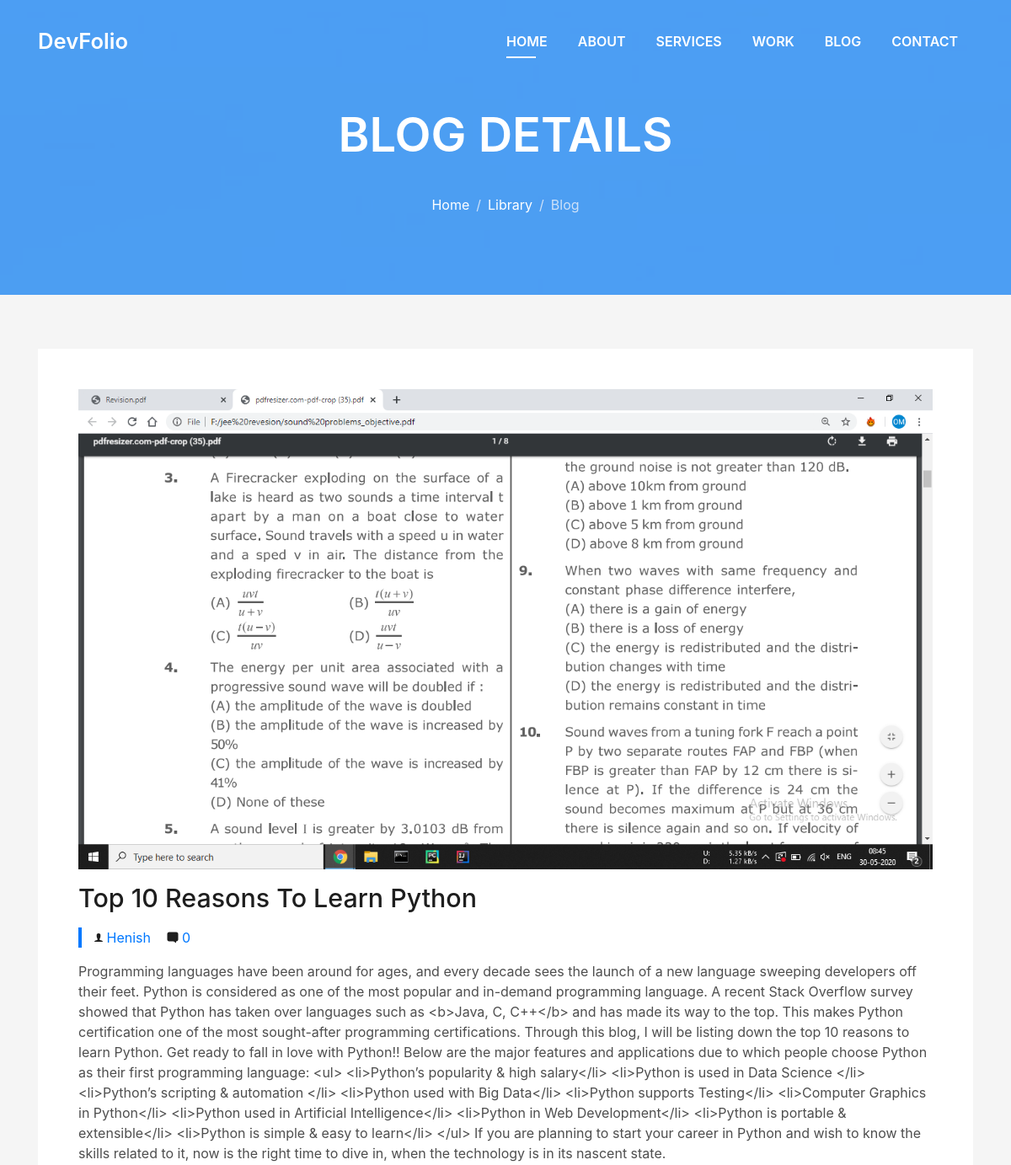
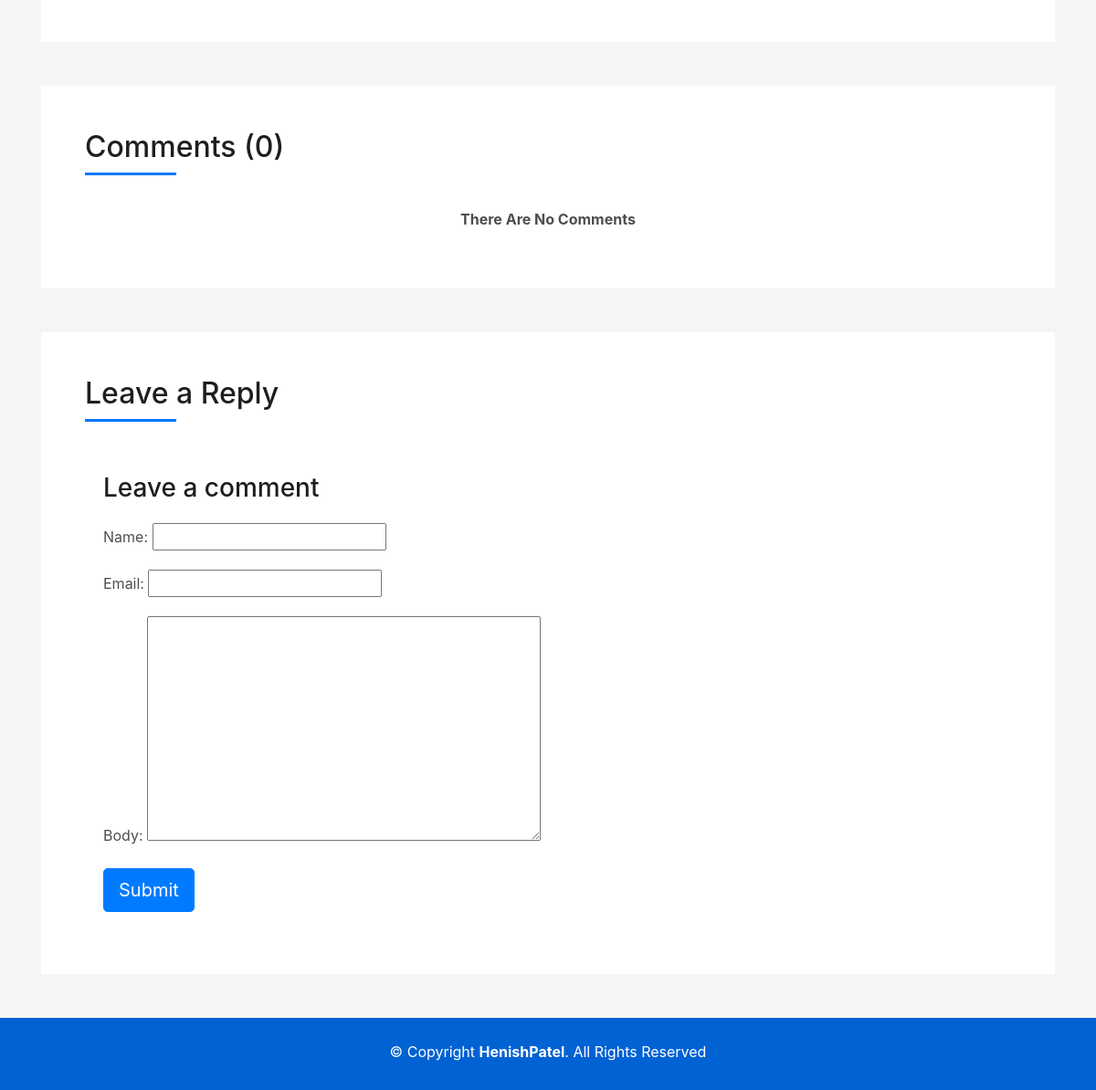
The app's page /blog/2/ with its own data (2 pictures, top to bottom).
### blog/models.py (models this page shows, shortened)
class BlogPage(models.Model):
    title = models.CharField(max_length=100)
    content = models.TextField()
    pub_date = models.DateTimeField(timezone.now())
    author = models.CharField(max_length=50)
    image = models.ImageField(upload_to='images/')

### blog/views.py (the view)
# urls.py: path('<int:blog_id>/', blog_single, name='blogsingle'),
def blog_single(request, blog_id):
    blog = get_object_or_404(models.BlogPage, pk=blog_id)
    comments = blog.comments.filter(active=True)
    total_comments = len(comments)
    new_comment = None
    if request.method == 'POST':
        comment_form = CommentForm(data=request.POST)
        if comment_form.is_valid():
            new_comment = comment_form.save(commit=False)
            new_comment.post = blog
            new_comment.save()
    else:
        comment_form = CommentForm()
    return render(request, 'blog/blog-single.html', {'blog': blog,
                                           'comments': comments,
                                           'new_comment': new_comment,
                                           'comment_form': comment_form,
                                           'comment_total': total_comments})

### blog/forms.py
class CommentForm(forms.ModelForm):
    class Meta:
        model = Comment
        fields = ('name', 'email', 'body')

### mainpage/templates/blog/blog-single.html (shortened to what this page needs)
<!DOCTYPE html>
<html lang="en">
<head>
</head>
  {% load static %}
  <body id="page-top">
  <link href="{% static 'mainpage/assets/vendor/bootstrap/css/bootstrap.min.css' %}" rel="stylesheet">
  <link href="{% static 'mainpage/assets/vendor/font-awesome/css/font-awesome.min.css' %}" rel="stylesheet">
  <link href="{% static 'mainpage/assets/vendor/ionicons/css/ionicons.min.css' %}" rel="stylesheet">
  <link href="{% static 'mainpage/assets/vendor/owl.carousel/assets/owl.carousel.min.css' %}" rel="stylesheet">
  <link href="{% static 'mainpage/assets/vendor/venobox/venobox.css' %}" rel="stylesheet">
  <link rel="stylesheet" href="{% static 'blog/maink.css' %}">
  <link href="{% static 'mainpage/assets/css/style.css' %}" rel="stylesheet">
  <nav class="navbar navbar-b navbar-trans navbar-expand-md fixed-top" id="mainNav">
    <div class="container">
      <a class="navbar-brand js-scroll" href="#page-top">DevFolio</a>
      <div class="navbar-collapse collapse justify-content-end" id="navbarDefault">
        <ul class="navbar-nav">
          <li class="nav-item">
            <a class="nav-link js-scroll active" href="{% url 'henish' %}">Home</a>
          </li>
          <li class="nav-item">
            <a class="nav-link js-scroll" href="#about">About</a>
          </li>
          <li class="nav-item">
            <a class="nav-link js-scroll" href="#service">Services</a>
          </li>
          <li class="nav-item">
            <a class="nav-link js-scroll" href="#work">Work</a>
          </li>
          <li class="nav-item">
            <a class="nav-link js-scroll" href="#blog">Blog</a>
          </li>
          <li class="nav-item">
            <a class="nav-link js-scroll" href="#contact">Contact</a>
          </li>
        </ul>
      </div>
    </div>
  </nav>
  <div class="intro intro-single route bg-image" style="background-image: url({% static 'mainpage/assets/img/overlay-bg.jpg' %})">
    <div class="overlay-mf"></div>
    <div class="intro-content display-table">
      <div class="table-cell">
        <div class="container">
          <h2 class="intro-title mb-4">Blog Details</h2>
          <ol class="breadcrumb d-flex justify-content-center">
            <li class="breadcrumb-item">
              <a href="{% url 'henish' %}">Home</a>
            </li>
            <li class="breadcrumb-item">
              <a href="{% url 'library' %}">Library</a>
            </li>
            <li class="breadcrumb-item active">Blog</li>
          </ol>
        </div>
      </div>
    </div>
  </div>
  <main id="main">
    <section class="blog-wrapper sect-pt4" id="blog">
      <div class="container">
        <div class="row">
          <div class="col-md-12">
            <div class="post-box">
              <div class="post-thumb">
                <img src="/media/{{ blog.image }}" class="img-fluid" alt="no image">
              </div>
              <div class="post-meta">
                <h1 class="article-title">{{ blog.title }}</h1>
                <ul>
                  <li>
                    <span class="ion-ios-person"></span>
                    <a href="#">{{ blog.author }}</a>
                  </li>
                  <li>
                    <span class="ion-chatbox"></span>
                    <a href="#">{{ comment_total }}</a>
                  </li>
                </ul>
              </div>
              <div class="article-content">
                {{ blog.content }}
              </div>
            </div>
            <div class="box-comments">
              <div class="title-box-2">
                <h4 class="title-comments title-left">Comments ({{ comment_total }})</h4>
              </div>
              {% if comments %}
              <ul class="list-comments">
                {% for comment in comments %}
                <li>
                  <div class="comment-avatar">
                    <i class="fa fa-user-edit"></i>
                  </div>
                  <div class="comment-details">
                    <h4 class="comment-author">{{ comment.name }}</h4>
                    <span>{{ comment.created_on }}</span>
                    <p>
                      {{ comment.body | linebreaks }}
                    </p>
                  </div>
                </li>
                {% endfor %}
              </ul>
              {% else %}
              <p style="font-size: medium; font-weight: bold; text-align: center;">There Are No Comments</p>
              {% endif %}
            </div>
            <div class="form-comments">
              <div class="title-box-2">
                <h3 class="title-left">
                  Leave a Reply
                </h3>
              </div>
              <div class="card-body">
                {% if new_comment %}
                <div class="alert alert-success" role="alert">
                  Your comment is awaiting moderation
                </div>
                {% else %}
                <h3>Leave a comment</h3>
                <form method="post" style="margin-top: 1.3em;">
                  {{ comment_form.as_p }}
                  <button type="submit" class="btn btn-primary  btn-lg">Submit</button>
                </form>
                {% endif %}
              </div>
            </div>
          </div>
        </div>
      </div>
    </section>
  </main>
  <footer>
    <div class="container">
      <div class="row">
        <div class="col-sm-12">
          <div class="copyright-box">
            <p class="copyright">&copy; Copyright <strong>HenishPatel</strong>. All Rights Reserved</p>
          </div>
        </div>
      </div>
    </div>
  </footer>
</body>
</html>

### mainpage/static/mainpage/assets/css/style.css (style rules this page uses)
body { background-color: #f5f5f5; color: #4e4e4e; }
h1, h2, h3, h4, h5, h6 { color: #1e1e1e; }
a { color: #1e1e1e; transition: all 0.5s ease-in-out; }
.bg-image { background-repeat: no-repeat; background-attachment: fixed; background-size: cover; background-position: center center; }
.overlay-mf { background-color: #0078ff; }
.overlay-mf { position: absolute; top: 0; left: 0px; padding: 0; height: 100%; width: 100%; opacity: .7; }
.display-table { width: 100%; height: 100%; display: table; }
.table-cell { display: table-cell; vertical-align: middle; }
.sect-pt4 { padding-top: 4rem; }
.title-box-2 { margin-bottom: 3rem; }
.title-left { font-size: 2rem; position: relative; }
.title-left:before { content: ''; position: absolute; height: 3px; background-color: #0078ff; width: 100px; bottom: -12px; }
.ul-resect, .socials ul, .list-ico, .blog-wrapper .post-meta ul, .box-comments .list-comments, .widget-sidebar .list-sidebar, .widget-tags ul { list-style: none; padding-left: 0; margin-bottom: 0; }
.btn-lg { padding: .5rem 1rem; font-size: 1.25rem; line-height: 1.5; border-radius: .3rem; }
.navbar-b { transition: all .5s ease-in-out; background-color: transparent; padding-top: 1.563rem; padding-bottom: 1.563rem; }
.navbar-b.navbar-trans .nav-item, .navbar-b.navbar-reduce .nav-item { position: relative; padding-right: 10px; padding-left: 0; }
@media (min-width: 768px) { .navbar-b.navbar-trans .nav-item, .navbar-b.navbar-reduce .nav-item { padding-left: 10px; } }
.navbar-b.navbar-trans .nav-link, .navbar-b.navbar-reduce .nav-link { color: #fff; text-transform: uppercase; font-weight: 600; }
.navbar-b.navbar-trans .nav-link:before, .navbar-b.navbar-reduce .nav-link:before { content: ''; position: absolute; margin-left: 0px; width: 0%; bottom: 0; left: 0; height: 2px; transition: all 500ms ease; }
@media (min-width: 768px) { .navbar-b.navbar-trans .nav-link:before, .navbar-b.navbar-reduce .nav-link:before { margin-left: 18px; } }
.navbar-b.navbar-trans .show > .nav-link:before, .navbar-b.navbar-trans .active > .nav-link:before, .navbar-b.navbar-trans .nav-link.show:before, .navbar-b.navbar-trans .nav-link.active:before, .navbar-b.navbar-reduce .show > .nav-link:before, .navbar-b.navbar-reduce .active > .nav-link:before, .navbar-b.navbar-reduce .nav-link.show:before, .navbar-b.navbar-reduce .nav-link.active:before { width: 35px; }
.navbar-b.navbar-trans .nav-link:before { background-color: #fff; }
.navbar-b.navbar-trans .show > .nav-link, .navbar-b.navbar-trans .active > .nav-link, .navbar-b.navbar-trans .nav-link.show, .navbar-b.navbar-trans .nav-link.active { color: #fff; }
.navbar-b .navbar-brand { color: #fff; font-size: 1.6rem; font-weight: 600; }
.intro { height: 100vh; position: relative; color: #fff; }
.intro .intro-content { text-align: center; position: absolute; }
.intro .intro-title { color: #fff; font-weight: 600; font-size: 3rem; }
@media (min-width: 768px) { .intro .intro-title { font-size: 4.5rem; } }
.intro-single { height: 350px; }
.intro-single .intro-content { margin-top: 30px; }
.intro-single .intro-title { text-transform: uppercase; font-size: 3rem; }
@media (min-width: 768px) { .intro-single .intro-title { font-size: 3.5rem; } }
.intro-single .breadcrumb { background-color: transparent; color: #0078ff; }
.intro-single .breadcrumb .breadcrumb-item:before { color: #cde1f8; }
.intro-single .breadcrumb .breadcrumb-item.active { color: #cde1f8; }
.intro-single .breadcrumb a { color: #fff; }
.post-box, .form-comments, .box-comments, .widget-sidebar { padding: 2rem; background-color: #fff; margin-bottom: 3rem; }
@media (min-width: 768px) { .post-box, .form-comments, .box-comments, .widget-sidebar { padding: 3rem; } }
.blog-wrapper .article-title { font-size: 1.5rem; }
@media (min-width: 768px) { .blog-wrapper .article-title { font-size: 1.9rem; } }
.blog-wrapper .post-meta { margin: 1rem 0; }
.blog-wrapper .post-meta ul { border-left: 4px solid #0078ff; margin-top: 1rem; }
.blog-wrapper .post-meta ul li { display: inline-block; margin-left: 15px; }
.blog-wrapper .post-meta ul a { color: #0078ff; }
.blog-wrapper .post-meta ul span { color: #1e1e1e; }
footer { text-align: center; color: #fff; padding: 25px 0; background: #0062d3; }
footer .copyright { margin-bottom: .3rem; }

### records on screen
BlogPage: image (picture), title "Top 10 Reasons To Learn Python", author "Henish", content "Programming languages have been around for ages, and every decade sees the launch of a new language sweeping developers off their feet. Python is considered as one of the most popular and in-demand programming language. A recent Stack Overflow survey showed that Python has taken over languages such as <b>Java, C, C++</b> and has made its way to the top. This makes Python certification one of the most sought-after programming certifications. Through this blog, I will be listing down the top 10 reasons to learn Python. Get ready to fall in love with Python!! Below are the major features and applications due to which people choose Python as their first programming language: <ul> <li>Python’s…"

### other values on screen
{{ comment_total }} "0"
